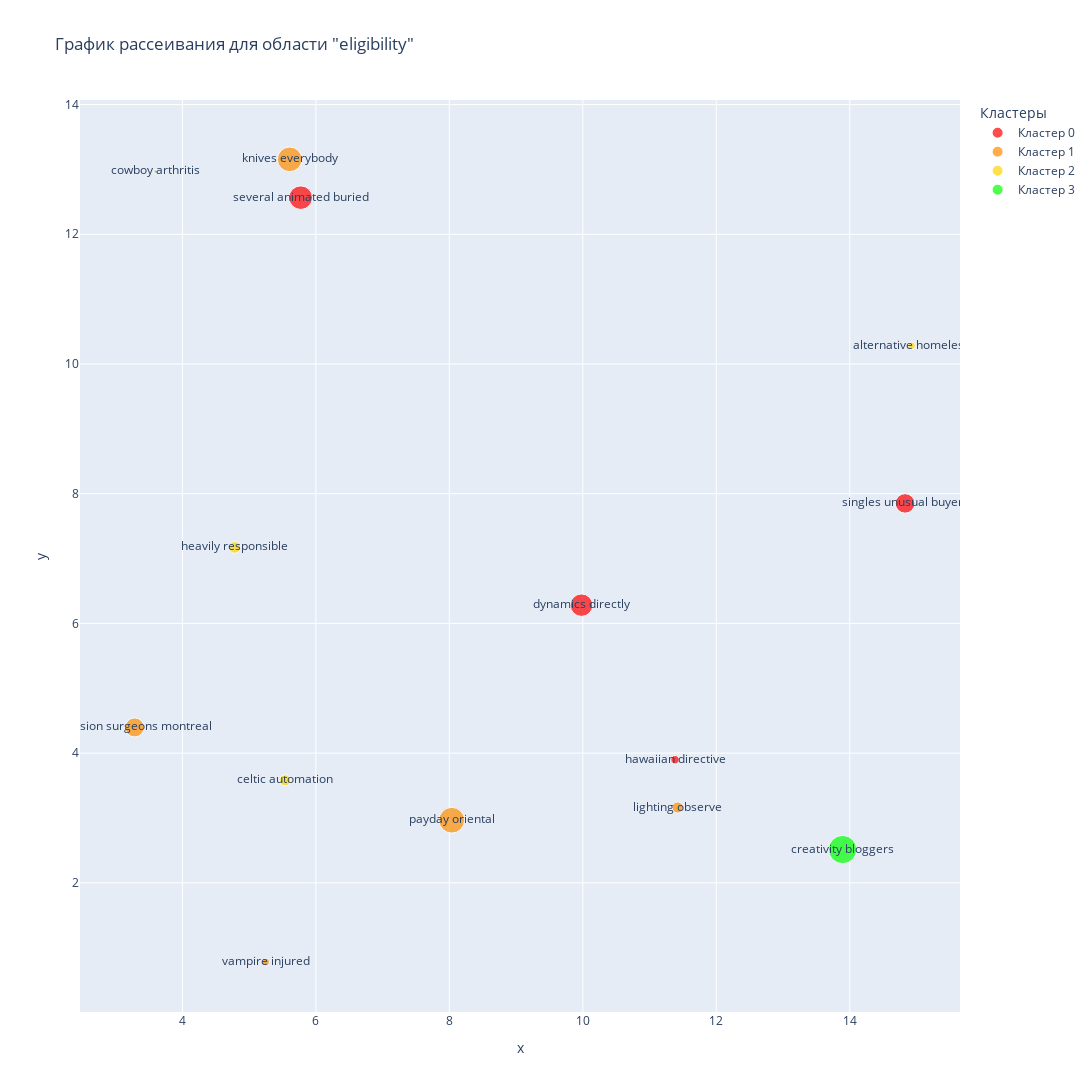

Notebook code cell kept with this figure:
### Markdown cell above
Далее строим графики для каждой области.

### Code cell
fig_eligibility = px.scatter(data_frame=data[data['area'] == 'eligibility'], 
                             x='x', 
                             y='y', 
                             title='График рассеивания для области "eligibility"',
                             color='cluster_name',
                             color_discrete_sequence=colors_hex[:4],
                             size='count',
                             width=1500,
                             height=1500,
                             text='keyword',
                             labels={'cluster_name':'Кластеры'}
                             )
fig_eligibility.show()
fig_eligibility.write_html("fig_eligibility.htmp", full_html=False)

### Figure 1 — Plotly figure (JSON) as saved in the notebook; plotly's stock layout.template omitted (floating-point values rounded to 4 significant figures)
{"data": [{"hovertemplate": "Кластеры=Кластер 0<br>x=%{x}<br>y=%{y}<br>count=%{marker.size}<br>keyword=%{text}<extra></extra>", "legendgroup": "Кластер 0", "marker": {"color": "#FF0000", "size": [1260, 866, 163, 1146], "sizemode": "area", "sizeref": 4.543, "symbol": "circle"}, "mode": "markers+text", "name": "Кластер 0", "orientation": "v", "showlegend": true, "text": ["several animated buried", "singles unusual buyers", "hawaiian directive", "dynamics directly"], "type": "scatter", "x": [5.772, 14.83, 11.38, 9.98], "xaxis": "x", "y": [12.56, 7.851, 3.898, 6.281], "yaxis": "y"}, {"hovertemplate": "Кластеры=Кластер 1<br>x=%{x}<br>y=%{y}<br>count=%{marker.size}<br>keyword=%{text}<extra></extra>", "legendgroup": "Кластер 1", "marker": {"color": "#FF8C00", "size": [823, 1377, 281, 1501, 139], "sizemode": "area", "sizeref": 4.543, "symbol": "circle"}, "mode": "markers+text", "name": "Кластер 1", "orientation": "v", "showlegend": true, "text": ["decision surgeons montreal", "knives everybody", "lighting observe", "payday oriental", "vampire injured"], "type": "scatter", "x": [3.284, 5.607, 11.42, 8.036, 5.248], "xaxis": "x", "y": [4.397, 13.16, 3.162, 2.966, 0.7792], "yaxis": "y"}, {"hovertemplate": "Кластеры=Кластер 2<br>x=%{x}<br>y=%{y}<br>count=%{marker.size}<br>keyword=%{text}<extra></extra>", "legendgroup": "Кластер 2", "marker": {"color": "#FFD700", "size": [309, 129, 281], "sizemode": "area", "sizeref": 4.543, "symbol": "circle"}, "mode": "markers+text", "name": "Кластер 2", "orientation": "v", "showlegend": true, "text": ["heavily responsible", "alternative homeless", "celtic automation"], "type": "scatter", "x": [4.784, 14.93, 5.54], "xaxis": "x", "y": [7.172, 10.28, 3.581], "yaxis": "y"}, {"hovertemplate": "Кластеры=Кластер 3<br>x=%{x}<br>y=%{y}<br>count=%{marker.size}<br>keyword=%{text}<extra></extra>", "legendgroup": "Кластер 3", "marker": {"color": "#00FF00", "size": [1817, 23], "sizemode": "area", "sizeref": 4.543, "symbol": "circle"}, "mode": "markers+text", "name": "Кластер 3", "orientation": "v", "showlegend": true, "text": ["creativity bloggers", "cowboy arthritis"], "type": "scatter", "x": [13.89, 3.599], "xaxis": "x", "y": [2.513, 12.97], "yaxis": "y"}], "layout": {"height": 1500, "legend": {"itemsizing": "constant", "title": {"text": "Кластеры"}, "tracegroupgap": 0}, "title": {"text": "График рассеивания для области \"eligibility\""}, "width": 1500, "xaxis": {"anchor": "y", "domain": [0, 1], "title": {"text": "x"}}, "yaxis": {"anchor": "x", "domain": [0, 1], "title": {"text": "y"}}}}
